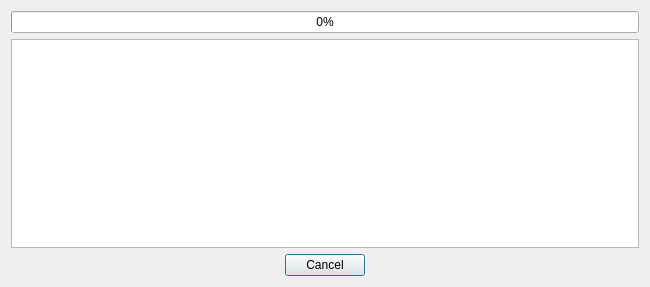
<?xml version="1.0" encoding="UTF-8"?>
<ui version="4.0">
 <class>dialogIssueSelect</class>
 <widget class="QDialog" name="dialogIssueSelect">
  <property name="geometry">
   <rect>
    <x>0</x>
    <y>0</y>
    <width>650</width>
    <height>287</height>
   </rect>
  </property>
  <property name="windowTitle">
   <string>Issue Identification Progress</string>
  </property>
  <layout class="QGridLayout" name="gridLayout">
   <item row="0" column="0">
    <layout class="QVBoxLayout" name="verticalLayout">
     <item>
      <widget class="QProgressBar" name="progressBar">
       <property name="value">
        <number>0</number>
       </property>
       <property name="invertedAppearance">
        <bool>false</bool>
       </property>
      </widget>
     </item>
     <item>
      <widget class="QTextEdit" name="textEdit">
        <property name="font">
        <font>
         <family>Courier</family>
        </font>
       </property>      <property name="readOnly">
        <bool>true</bool>
       </property>
      </widget>
     </item>
     <item>
      <widget class="QDialogButtonBox" name="buttonBox">
       <property name="orientation">
        <enum>Qt::Horizontal</enum>
       </property>
       <property name="standardButtons">
        <set>QDialogButtonBox::Cancel</set>
       </property>
       <property name="centerButtons">
        <bool>true</bool>
       </property>
      </widget>
     </item>
    </layout>
   </item>
  </layout>
 </widget>
 <resources/>
 <connections>
  <connection>
   <sender>buttonBox</sender>
   <signal>accepted()</signal>
   <receiver>dialogIssueSelect</receiver>
   <slot>accept()</slot>
   <hints>
    <hint type="sourcelabel">
     <x>248</x>
     <y>254</y>
    </hint>
    <hint type="destinationlabel">
     <x>157</x>
     <y>274</y>
    </hint>
   </hints>
  </connection>
  <connection>
   <sender>buttonBox</sender>
   <signal>rejected()</signal>
   <receiver>dialogIssueSelect</receiver>
   <slot>reject()</slot>
   <hints>
    <hint type="sourcelabel">
     <x>316</x>
     <y>260</y>
    </hint>
    <hint type="destinationlabel">
     <x>286</x>
     <y>274</y>
    </hint>
   </hints>
  </connection>
 </connections>
</ui>
